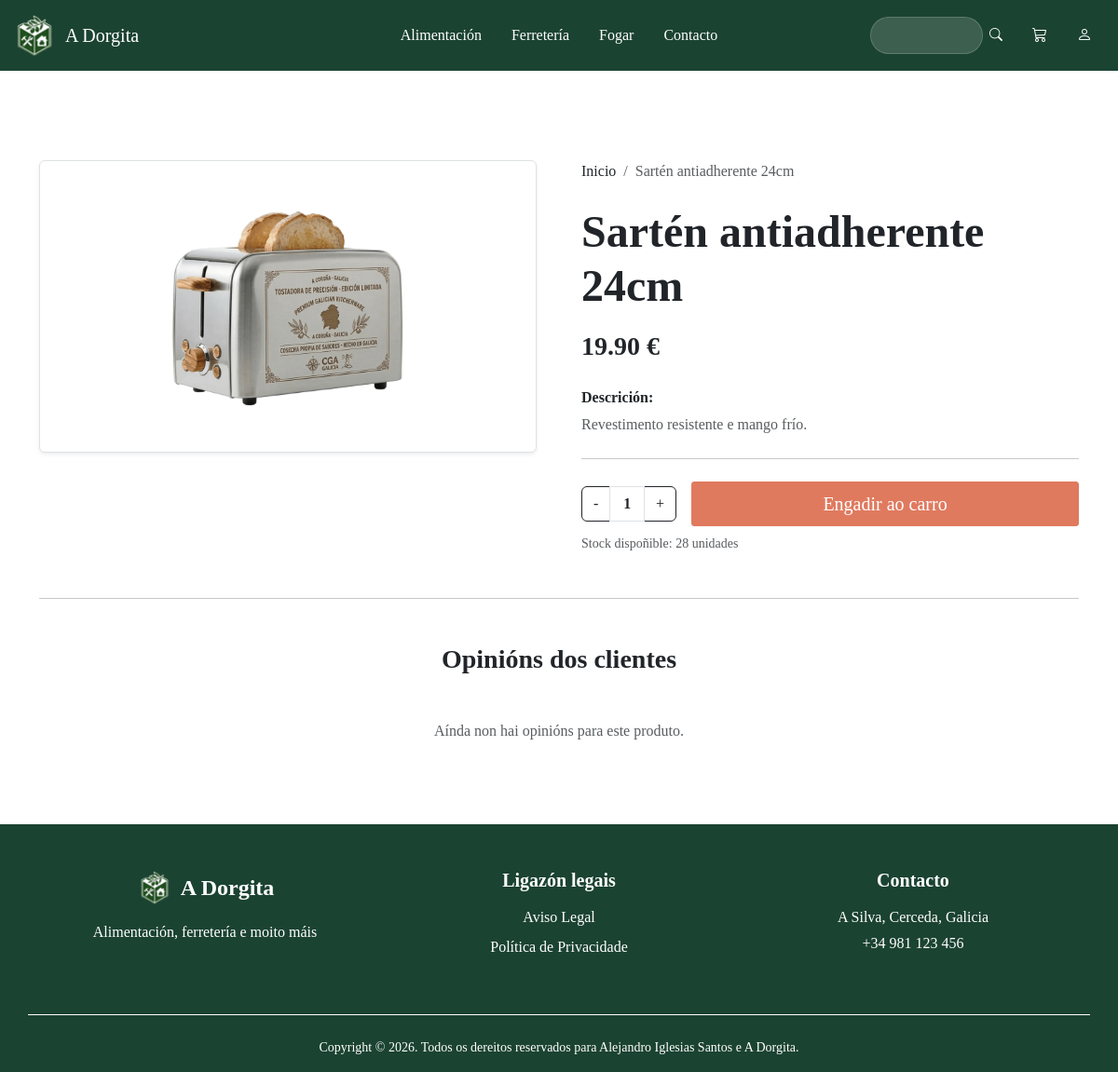
/index.php?c=producto&a=obter&id=24, run on the app's committed database.
### tables this page shows
CREATE TABLE productos (
    id INT AUTO_INCREMENT PRIMARY KEY,
    nome VARCHAR(100) NOT NULL,
    descripcion VARCHAR(500),
    precio DECIMAL(10,2) NOT NULL,
    stock INT DEFAULT 0,
    imagen VARCHAR(200),
    id_categoria INT,
    FOREIGN KEY (id_categoria) REFERENCES categorias(id) ON DELETE SET NULL
);

### config/database.php (called while the page is built)
<?php
class Database {
    public static function connect() {
        $host = "localhost";
        $user = "root";
        $password = "";
        $database = "a_dorgita";
        try {
            $conexion = new PDO("mysql:host=$host;dbname=$database;charset=utf8mb4", $user, $password);
            $conexion->setAttribute(PDO::ATTR_ERRMODE, PDO::ERRMODE_EXCEPTION);
            return $conexion;
        } catch (PDOException $e) {
            die("Error de conexión: " . $e->getMessage());
        }
    }
}
?>

### app/models/ProductoDAO.php (called while the page is built, shortened)
<?php
require_once __DIR__ . '/../../config/database.php';
require_once __DIR__ . '/entidades/Producto.php';
class ProductoDAO
{
    private $conexion;
    public function __construct()
    {
        try {
            $this->conexion = Database::connect();
        } catch (Exception $e) {
            die($e->getMessage());
        }
    }
    public function obter($id)
    {
        try {
            $stmt = $this->conexion->prepare("SELECT * FROM productos WHERE id = ?");
            $stmt->execute(array($id));
            $stmt->setFetchMode(PDO::FETCH_CLASS, 'Producto');
            return $stmt->fetch();
        } catch (Exception $e) {
            die("Erro o ver detalles do produto" . $e->getMessage());
        }
    }
}

### app/models/entidades/Producto.php (called while the page is built, shortened)
<?php
class Producto {
    private $nome;
    private $descripcion;
    private $precio;
    private $stock;
    private $imagen;
    public function getNome() { return $this->nome; }
    public function getDescripcion() { return $this->descripcion; }
    public function getPrecio() { return $this->precio; }
    public function getStock() { return $this->stock; }
    public function getImagen() { return $this->imagen; }
}

### views/produto.php (the view, shortened to what this page needs)
<div class="container py-5 mt-5">
    <div class="row g-5">
        <div class="col-md-6 text-center">
            <div class="p-4 rounded shadow-sm border border-1 caixa-filtros">
                <img src="public/img/<?php echo htmlspecialchars($prod->getImagen()); ?>"
                    class="img-fluid"
                    alt="<?php echo htmlspecialchars($prod->getNome()); ?>">
            </div>
        </div>
        <div class="col-md-6">
            <nav aria-label="breadcrumb">
                <ol class="breadcrumb mb-4">
                    <li class="breadcrumb-item"><a href="index.php?c=producto&a=index" class="enlace-filtro p-0">Inicio</a></li>
                    <li class="breadcrumb-item active" aria-current="page"><?php echo htmlspecialchars($prod->getNome()); ?></li>
                </ol>
            </nav>
            <h1 class="display-5 fw-bold texto-dorgita mb-3"><?php echo htmlspecialchars($prod->getNome()); ?></h1>
            <p class="fs-3 fw-bold texto-principal mb-4"><?php echo htmlspecialchars($prod->getPrecio()); ?> €</p>
            <div class="mb-4">
                <h6 class="fw-bold texto-dorgita">Descrición:</h6>
                <p class="text-muted"><?php echo htmlspecialchars($prod->getDescripcion()); ?></p>
            </div>
            <hr class="my-4">
            <form action="index.php?c=carro&a=engadir" method="POST">
                <div class="d-flex align-items-center gap-3">
                    <div class="input-group ancho-cantidade-produto" style="width: 140px;">
                        <button class="btn btn-cantidade" type="button" onclick="cambiarCantidade(-1)" <?php echo ($prod->getStock() <= 0) ? 'disabled' : ''; ?>>-</button>
                        <input type="number" name="cantidade" id="cantidade-input" class="form-control text-center fw-bold" value="<?php echo ($prod->getStock() > 0) ? '1' : '0'; ?>" min="<?php echo ($prod->getStock() > 0) ? '1' : '0'; ?>" max="<?php echo $prod->getStock(); ?>" oninput="validarStock(this, <?php echo $prod->getStock(); ?>)" readonly>
                        <button class="btn btn-cantidade" type="button" onclick="cambiarCantidade(1, <?php echo $prod->getStock(); ?>)" <?php echo ($prod->getStock() <= 0) ? 'disabled' : ''; ?>>+</button>
                    </div>
                    <?php if ($prod->getStock() > 0): ?>
                        <button type="submit" class="btn btn-engadir-carro btn-lg px-5 w-100">
                            Engadir ao carro
                        </button>
                    <?php else: ?>
                        <button type="button" class="btn btn-secondary btn-lg px-5 w-100" disabled>
                            Sen existencias
                        </button>
                    <?php endif; ?>
                </div>
                <small class="<?php echo ($prod->getStock() <= 0) ? 'text-danger' : 'text-muted'; ?> mt-2 d-block">
                    <?php if ($prod->getStock() > 0): ?>
                        Stock dispoñible: <?php echo $prod->getStock(); ?> unidades
                    <?php else: ?>
                        <i class="bi bi-x-circle me-1"></i>Actualmente fóra de stock
                    <?php endif; ?>
                </small>
            </form>
        </div>
    </div>
    <hr class="my-5">
    <div class="row">
        <div class="col-md-8 mx-auto">
            <h3 class="mb-4 text-center texto-dorgita fw-bold">Opinións dos clientes</h3>
            <?php if (empty($resenas)): ?>
                <div class="text-center py-4">
                    <p class="text-muted">Aínda non hai opinións para este produto.</p>
                </div>
            <?php endif; ?>
        </div>
    </div>
</div>

### public/css/estilos.css (style rules this page uses)
body { font-family: 'Times New Roman', Times, serif; }
.texto-principal { color: #212529; }
.btn-engadir-carro { background-color:#E07A5F; color: #FFFFFF; border: 1px solid #E07A5F; border-radius: 3px; }
.caixa-filtros { background-color: #FFFFFF; }
.enlace-filtro { color:#212529; text-decoration: none; display: flex; justify-content: space-between; align-items: center; padding: 10px 15px; border-radius: 5px; }
.btn-cantidade { background-color: #FFFFFF; color: #212529; border: 1px solid #212529; }
.ancho-cantidade-produto { width: 140px; }
input[type=number] { -moz-appearance: textfield; appearance: textfield; }
#cantidade-input { position: relative; z-index: 1060; cursor: text; }

### data on the page
productos: imagen (picture), nome "Sartén antiadherente 24cm", precio "19.90", descripcion "Revestimento resistente e mango frío.", cantidade "1", stock "28"
